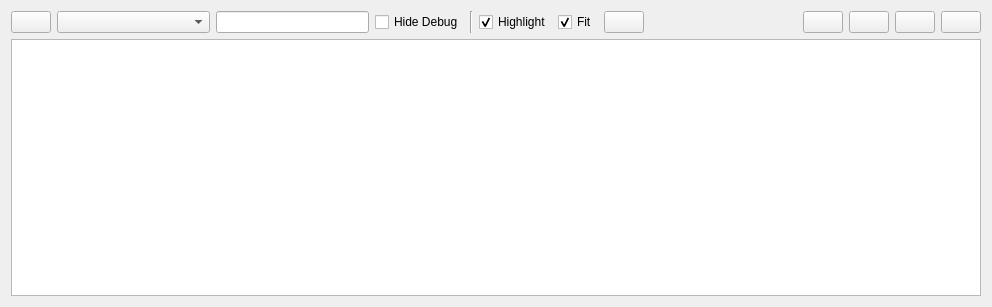
<?xml version="1.0" encoding="UTF-8"?>
<ui version="4.0">
 <class>HipViewerWidget</class>
 <widget class="QWidget" name="HipViewerWidget">
  <property name="enabled">
   <bool>true</bool>
  </property>
  <property name="geometry">
   <rect>
    <x>0</x>
    <y>0</y>
    <width>992</width>
    <height>307</height>
   </rect>
  </property>
  <property name="windowTitle">
   <string>HIP Viewer</string>
  </property>
  <layout class="QVBoxLayout" name="verticalLayout" stretch="0,0">
   <item>
    <layout class="QHBoxLayout" name="horizontalLayout" stretch="0,0,0,0,0,0,0,0,0,0,0,0,0">
     <item>
      <widget class="QPushButton" name="refresh_graph_push_button">
       <property name="toolTip">
        <string>Refresh ROS graph</string>
       </property>
      </widget>
     </item>
     <item>
      <widget class="QComboBox" name="graph_type_combo_box">
       <property name="sizePolicy">
        <sizepolicy hsizetype="Expanding" vsizetype="Fixed">
         <horstretch>0</horstretch>
         <verstretch>0</verstretch>
        </sizepolicy>
       </property>
       <property name="toolTip">
        <string>Choose graph type</string>
       </property>
      </widget>
     </item>
     <item>
      <widget class="QLineEdit" name="filter_line_edit">
       <property name="toolTip">
        <string>Namespace filter</string>
       </property>
       <property name="text">
        <string notr="true"/>
       </property>
      </widget>
     </item>
     <item>
      <widget class="QCheckBox" name="quiet_check_box">
       <property name="toolTip">
        <string>Hide common debugging nodes</string>
       </property>
       <property name="text">
        <string>Hide Debug</string>
       </property>
      </widget>
     </item>
     <item>
      <widget class="Line" name="line">
       <property name="orientation">
        <enum>Qt::Vertical</enum>
       </property>
      </widget>
     </item>
     <item>
      <widget class="QCheckBox" name="highlight_connections_check_box">
       <property name="toolTip">
        <string>Highlight incoming and outgoing connections on mouse over</string>
       </property>
       <property name="text">
        <string>Highlight</string>
       </property>
       <property name="checked">
        <bool>true</bool>
       </property>
      </widget>
     </item>
     <item>
      <widget class="QCheckBox" name="auto_fit_graph_check_box">
       <property name="toolTip">
        <string>Automatically fit graph into view on update</string>
       </property>
       <property name="text">
        <string>Fit</string>
       </property>
       <property name="checked">
        <bool>true</bool>
       </property>
      </widget>
     </item>
     <item>
      <widget class="QPushButton" name="fit_in_view_push_button">
       <property name="toolTip">
        <string>Fit graph in view</string>
       </property>
      </widget>
     </item>
     <item>
      <spacer name="horizontalSpacer">
       <property name="orientation">
        <enum>Qt::Horizontal</enum>
       </property>
       <property name="sizeHint" stdset="0">
        <size>
         <width>40</width>
         <height>20</height>
        </size>
       </property>
      </spacer>
     </item>
     <item>
      <widget class="QPushButton" name="load_dot_push_button">
       <property name="toolTip">
        <string>Load DOT graph from file</string>
       </property>
      </widget>
     </item>
     <item>
      <widget class="QPushButton" name="save_dot_push_button">
       <property name="toolTip">
        <string>Save as DOT graph</string>
       </property>
      </widget>
     </item>
     <item>
      <widget class="QPushButton" name="save_as_svg_push_button">
       <property name="toolTip">
        <string>Save as SVG</string>
       </property>
      </widget>
     </item>
     <item>
      <widget class="QPushButton" name="save_as_image_push_button">
       <property name="toolTip">
        <string>Save as image</string>
       </property>
      </widget>
     </item>
    </layout>
   </item>
   <item>
    <widget class="InteractiveGraphicsView" name="graphics_view">
     <property name="renderHints">
      <set>QPainter::Antialiasing|QPainter::HighQualityAntialiasing|QPainter::SmoothPixmapTransform|QPainter::TextAntialiasing</set>
     </property>
     <property name="resizeAnchor">
      <enum>QGraphicsView::AnchorViewCenter</enum>
     </property>
    </widget>
   </item>
  </layout>
 </widget>
 <customwidgets>
  <customwidget>
   <class>InteractiveGraphicsView</class>
   <extends>QGraphicsView</extends>
   <header>InteractiveGraphicsView</header>
  </customwidget>
 </customwidgets>
 <resources/>
 <connections/>
</ui>
